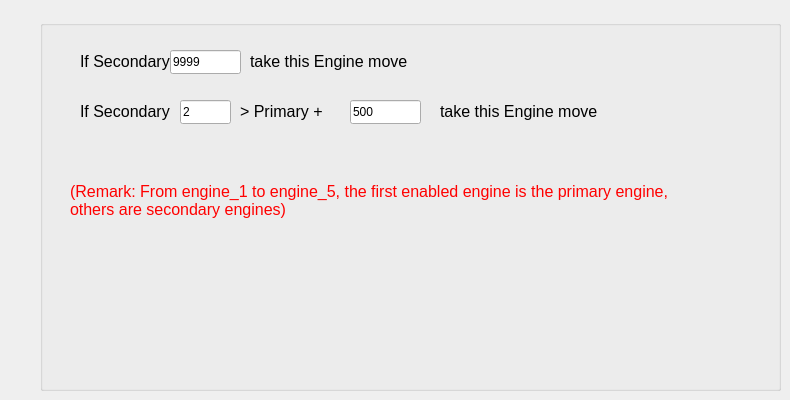
     <widget class="QWidget" name="MultiEngineTab">
      <attribute name="title">
       <string>Multi Engine</string>
      </attribute>
      <widget class="QGroupBox" name="groupBox_MultiEngine">
       <property name="geometry">
        <rect>
         <x>40</x>
         <y>20</y>
         <width>741</width>
         <height>371</height>
        </rect>
       </property>
       <property name="autoFillBackground">
        <bool>true</bool>
       </property>
       <property name="title">
        <string/>
       </property>
       <widget class="QLabel" name="label_If_1">
        <property name="geometry">
         <rect>
          <x>40</x>
          <y>30</y>
          <width>91</width>
          <height>24</height>
         </rect>
        </property>
        <property name="text">
         <string>&lt;html&gt;&lt;head/&gt;&lt;body&gt;&lt;p&gt;&lt;span style=&quot; font-size:12pt;&quot;&gt;If Secondary &amp;gt;&lt;/span&gt;&lt;/p&gt;&lt;/body&gt;&lt;/html&gt;</string>
        </property>
       </widget>
       <widget class="QLabel" name="label_Remark">
        <property name="geometry">
         <rect>
          <x>30</x>
          <y>150</y>
          <width>611</width>
          <height>61</height>
         </rect>
        </property>
        <property name="font">
         <font>
          <pointsize>12</pointsize>
         </font>
        </property>
        <property name="styleSheet">
         <string notr="true">color: rgb(255, 0, 0);</string>
        </property>
        <property name="text">
         <string>&lt;html&gt;&lt;head/&gt;&lt;body&gt;&lt;p&gt;&lt;span style=&quot; font-size:12pt;&quot;&gt;(Remark: From engine_1 to engine_5, the first enabled engine is the primary engine, &lt;br&gt;
others are secondary engines)&lt;/span&gt;&lt;/p&gt;&lt;/body&gt;&lt;/html&gt;</string>
        </property>
       </widget>
       <widget class="QLineEdit" name="lineEdit_If_1">
        <property name="geometry">
         <rect>
          <x>130</x>
          <y>30</y>
          <width>71</width>
          <height>24</height>
         </rect>
        </property>
        <property name="text">
         <string>9999</string>
        </property>
       </widget>
       <widget class="QLabel" name="label_Engine_Move_1">
        <property name="geometry">
         <rect>
          <x>210</x>
          <y>30</y>
          <width>171</width>
          <height>24</height>
         </rect>
        </property>
        <property name="text">
         <string>&lt;html&gt;&lt;head/&gt;&lt;body&gt;&lt;p&gt;&lt;span style=&quot; font-size:12pt;&quot;&gt;take this Engine move&lt;/span&gt;&lt;/p&gt;&lt;/body&gt;&lt;/html&gt;</string>
        </property>
       </widget>
       <widget class="QLabel" name="label_If_2">
        <property name="geometry">
         <rect>
          <x>40</x>
          <y>80</y>
          <width>91</width>
          <height>24</height>
         </rect>
        </property>
        <property name="font">
         <font>
          <family>Segoe UI</family>
          <pointsize>12</pointsize>
         </font>
        </property>
        <property name="text">
         <string>&lt;html&gt;&lt;head/&gt;&lt;body&gt;&lt;p&gt;&lt;span style=&quot; font-size:12pt;&quot;&gt;If Secondary  X&lt;/span&gt;&lt;/p&gt;&lt;/body&gt;&lt;/html&gt;</string>
        </property>
       </widget>
       <widget class="QLineEdit" name="lineEdit_If_2">
        <property name="geometry">
         <rect>
          <x>140</x>
          <y>80</y>
          <width>51</width>
          <height>24</height>
         </rect>
        </property>
        <property name="text">
         <string>2</string>
        </property>
       </widget>
       <widget class="QLabel" name="label_Primary">
        <property name="geometry">
         <rect>
          <x>200</x>
          <y>80</y>
          <width>91</width>
          <height>24</height>
         </rect>
        </property>
        <property name="font">
         <font>
          <family>Segoe UI</family>
          <pointsize>12</pointsize>
         </font>
        </property>
        <property name="text">
         <string>&lt;html&gt;&lt;head/&gt;&lt;body&gt;&lt;p&gt;&amp;gt;  Primary +&lt;/p&gt;&lt;/body&gt;&lt;/html&gt;</string>
        </property>
       </widget>
       <widget class="QLabel" name="label_Engine_Move_2">
        <property name="geometry">
         <rect>
          <x>400</x>
          <y>80</y>
          <width>181</width>
          <height>24</height>
         </rect>
        </property>
        <property name="font">
         <font>
          <family>Segoe UI</family>
          <pointsize>12</pointsize>
         </font>
        </property>
        <property name="text">
         <string>&lt;html&gt;&lt;head/&gt;&lt;body&gt;&lt;p&gt;&lt;span style=&quot; font-size:12pt;&quot;&gt;take this Engine move&lt;/span&gt;&lt;/p&gt;&lt;/body&gt;&lt;/html&gt;</string>
        </property>
       </widget>
       <widget class="QLineEdit" name="lineEdit_If_3">
        <property name="geometry">
         <rect>
          <x>310</x>
          <y>80</y>
          <width>71</width>
          <height>24</height>
         </rect>
        </property>
        <property name="text">
         <string>500</string>
        </property>
       </widget>
      </widget>
     </widget>
